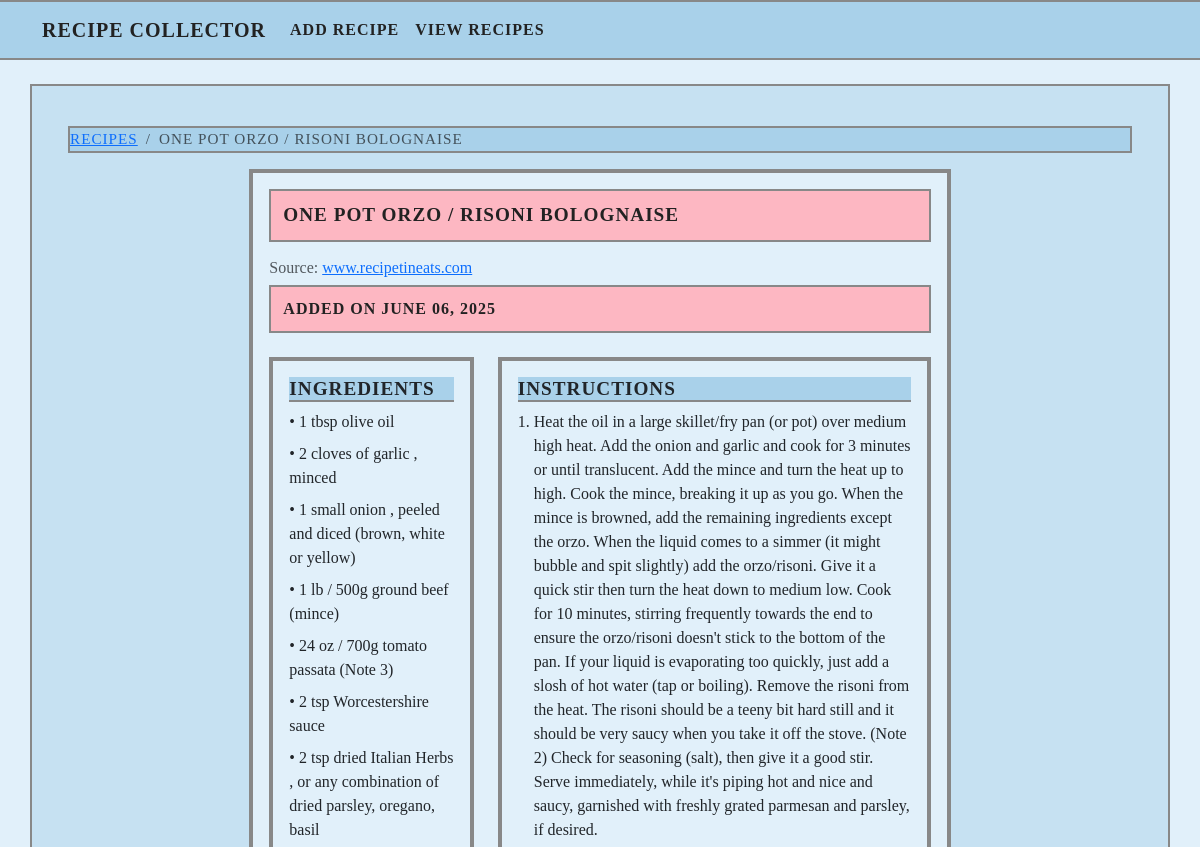
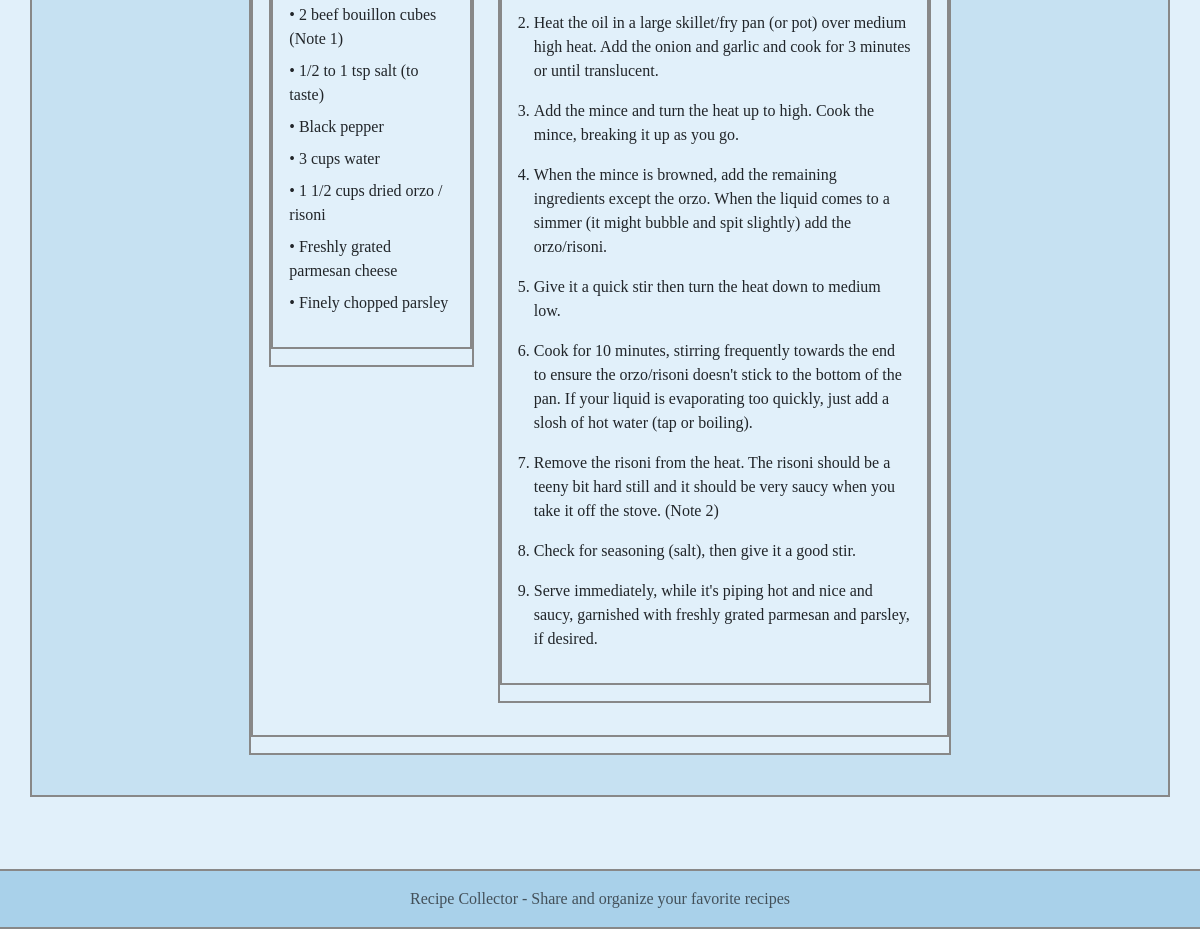
The page /recipe/4 on the database its author committed (2 pictures, top to bottom).
### app.py (models this page shows, shortened)
class Recipe(db.Model):
    __tablename__ = 'recipe'  # Explicitly set table name
    id = db.Column(db.Integer, primary_key=True)
    title = db.Column(db.String(200), nullable=False)
    ingredients = db.Column(db.Text, nullable=False)
    instructions = db.Column(db.Text, nullable=False)
    source_url = db.Column(db.String(500), nullable=False)
    source_name = db.Column(db.String(200), nullable=False)
    image_url = db.Column(db.String(500), nullable=True)  # New field
    created_at = db.Column(db.DateTime, default=datetime.utcnow)

### app.py (the view)
@app.route('/recipe/<int:recipe_id>')
def recipe_detail(recipe_id):
    recipe = Recipe.query.get_or_404(recipe_id)
    return render_template('recipe_detail.html', recipe=recipe)

### templates/recipe_detail.html (shortened to what this page needs)
{% extends "base.html" %}
{% block content %}
<div class="container">
    <nav aria-label="breadcrumb" class="mt-3">
        <ol class="breadcrumb">
            <li class="breadcrumb-item"><a href="{{ url_for('recipes') }}">Recipes</a></li>
            <li class="breadcrumb-item active" aria-current="page">{{ recipe.title }}</li>
        </ol>
    </nav>
    <div class="row">
        <div class="col-lg-8 mx-auto">
            <div class="card">
                <div class="card-body">
                    <div class="highlight-bar mb-3">{{ recipe.title }}</div>
                    <div class="mb-4">
                        <h6 class="text-muted">
                            Source: <a href="{{ recipe.source_url }}" target="_blank" rel="noopener">{{ recipe.source_name }}</a>
                        </h6>
                        <div class="highlight-bar" style="font-size:1em;">
                            Added on {{ recipe.created_at.strftime('%B %d, %Y') }}
                        </div>
                    </div>
                    <div class="row">
                        <div class="col-md-4">
                            <div class="card bg-light">
                                <div class="card-body">
                                    <h5 class="card-title">Ingredients</h5>
                                    <ul class="list-unstyled">
                                        {% for ingredient in recipe.ingredients.split('\n') %}
                                            <li class="mb-2">• {{ ingredient }}</li>
                                        {% endfor %}
                                    </ul>
                                </div>
                            </div>
                        </div>
                        <div class="col-md-8">
                            <div class="card">
                                <div class="card-body">
                                    <h5 class="card-title">Instructions</h5>
                                    <ol class="ps-3">
                                        {% for instruction in recipe.instructions.split('\n') %}
                                            <li class="mb-3">{{ instruction }}</li>
                                        {% endfor %}
                                    </ol>
                                </div>
                            </div>
                        </div>
                    </div>
                </div>
            </div>
        </div>
    </div>
</div>
{% endblock %}

### static/style.css (style rules this page uses)
:root { --blue1: #A9D1EA; --blue2: #C6E1F2; --blue3: #E1F0FA; --pink1: #F7E0E3; --pink2: #FDB7C2; --pink3: #E68FAE; --border: #888; --text: #222; }
body { min-height: 100vh; display: flex; flex-direction: column; background: var(--blue3); font-family: 'Verdana', 'Geneva', 'Tahoma', 'sans-serif'; color: var(--text); margin: 0; padding: 0; }
.card { box-shadow: 0 2px 4px rgba(0,0,0,0.1); transition: transform 0.2s ease-in-out; }
.card, .card-header, .card-body, .card-footer { background: var(--blue3) !important; border: 2px solid var(--border) !important; border-radius: 0 !important; box-shadow: none !important; margin-bottom: 16px; }
.card-header, .card-title, .card-footer { background: var(--blue1) !important; border-bottom: 2px solid var(--border) !important; font-weight: bold; text-transform: uppercase; letter-spacing: 1px; border-radius: 0 !important; }
.card-title { font-size: 1.2em; margin-bottom: 8px; }
.alert, .breadcrumb, .list-group-item { border: 2px solid var(--border) !important; border-radius: 0 !important; background: var(--pink1) !important; color: var(--text) !important; box-shadow: none !important; }
.breadcrumb { background: var(--blue1) !important; font-size: 0.95em; text-transform: uppercase; letter-spacing: 1px; border-radius: 0 !important; }
* { border-radius: 0 !important; box-shadow: none !important; }
.highlight-bar { background: #FDB7C2 !important; color: #222 !important; border: 2px solid #888 !important; border-radius: 0 !important; font-weight: bold; text-transform: uppercase; letter-spacing: 1px; font-size: 1.2em; padding: 10px 12px; margin-bottom: 12px; text-align: left; box-shadow: none !important; }

### rows shown on the page
Recipe: title "ONE POT ORZO / RISONI BOLOGNAISE", source_name "www.recipetineats.com", created_at "JUNE 06, 2025"

### other values the page prints
{{ ingredient }} "1 tbsp olive oil" "2 cloves of garlic , minced" "1 small onion , peeled and diced (brown, white or yellow)" "1 lb / 500g ground beef (mince)" "24 oz / 700g tomato passata (Note 3)" "2 tsp Worcestershire sauce" "2 tsp dried Italian Herbs , or any combination of dried parsley, oregano, basil" "2 beef bouillon cubes (Note 1)" "1/2 to 1 tsp salt (to taste)" "Black pepper" "3 cups water" "1 1/2 cups dried orzo / risoni" "Freshly grated parmesan cheese" "Finely chopped parsley"
{{ instruction }} "Heat the oil in a large skillet/fry pan (or pot) over medium high heat. Add the onion and garlic and cook for 3 minutes or until translucent." "Add the mince and turn the heat up to high. Cook the mince, breaking it up as you go." "When the mince is browned, add the remaining ingredients except the orzo. When the liquid comes to a simmer (it might bubble and spit slightly) add the orzo/risoni." "Give it a quick stir then turn the heat down to medium low." "Remove the risoni from the heat. The risoni should be a teeny bit hard still and it should be very saucy when you take it off the stove. (Note 2)" "Check for seasoning (salt), then give it a good stir." "Serve immediately, while it's piping hot and nice and saucy, garnished with freshly grated parmesan and parsley, if desired."
